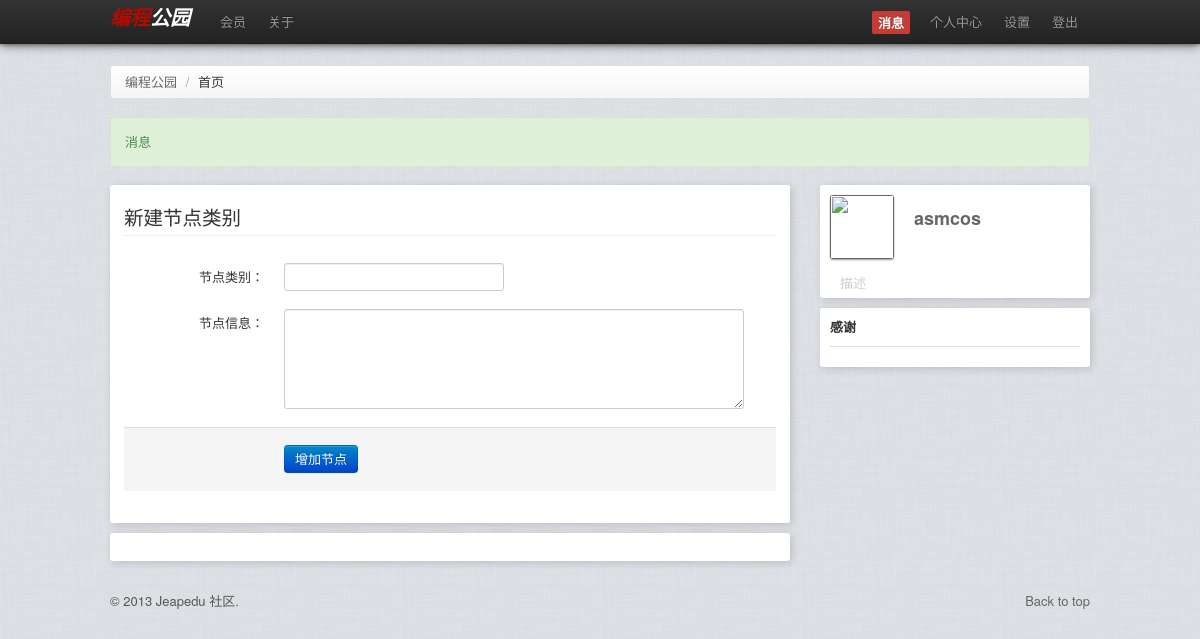
Page /nodecate/add/ (signed in) on the earlier database version.
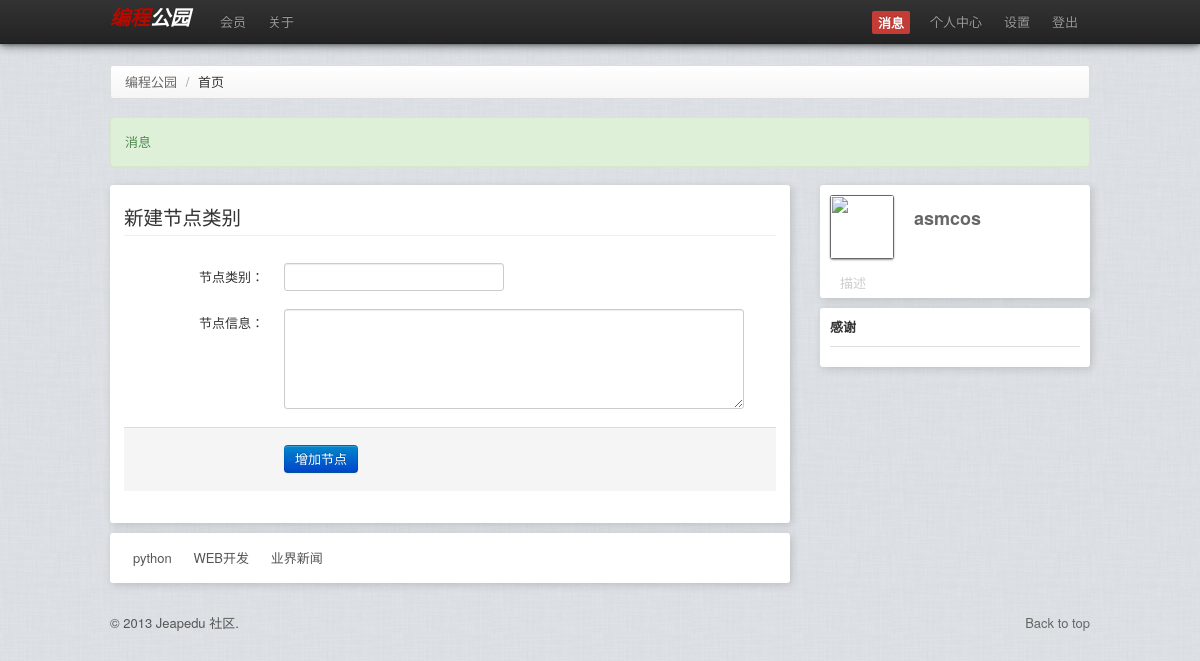
Same page on the later database version.
### cpython_forum/models.py (models this page shows)
class NodeCategory(models.Model):
	name         = models.CharField(max_length=30)
	description  = models.TextField()
	parent       = models.CharField(default="/",max_length=30)

### cpython_forum/node_views.py (the view)
def nodecate_add (request):
	nodecates   = NodeCategory.objects.all()
	return render_to_response("nodecate_add.html",{'name':request.user.username,
            "nodecates":nodecates},context_instance=RequestContext(request))

### templates/nodecate_add.html (shortened to what this page needs)
{% extends "layout.html" %}
{% block body %}
	{% if name%}
		<div id=mainbar class=span9>
			<section class=box>
				<form action="/nodecate/save" method=post class=new_topic>
					<legend>新建节点类别</legend>
					<div class=form-horizontal>
						<div class=control-group>
							<label class=control-label>节点类别：</label>
							<div class=controls>
								<input id=topic_title type=text size=30 name=name>
							</div>
						</div>
						<div class=control-group>
							<label class=control-label>节点信息：</label>
							<div class=controls>
								<textarea name=description rows=5 cols=5 style="width: 450px;"></textarea>
							</div>
						</div>
						<div class=form-actions>
							<input class="btn btn-primary" type=submit value=增加节点 name=commit>
						</div>
					</div>
				</form>
			</section>
			<section class=box>
        		  <table class=item-list>
               			 <tbody>
			 {% for nodecate in nodecates %}
			 <span class="tags tabs">
                              <a href="/">{{nodecate.name}}</a>
                         </span>
			{% endfor %}
			 </tbody>
        		 </table>
			</section>
		</div>
	{% endif %}
{% endblock %}

Differences in the rows shown:
added NodeCategory: name "python"
added NodeCategory: name "WEB开发"
added NodeCategory: name "业界新闻"
